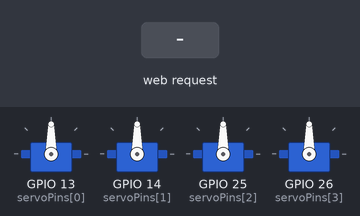
This sketch was run on a simulated ESP32. Parts: 4 × servo. The test bench sets the inputs (shaded band). What the sketch prints to the serial monitor is not drawn.

Above: at 1.2 s.
1.3 s: HTTP request GET /move?id=1&dir=1 received
At 2.0 s:
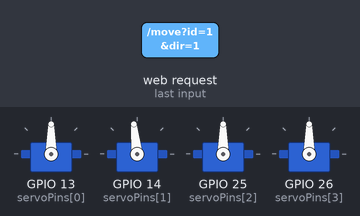
2.8 s: HTTP request GET /move?id=1&dir=1 received
At 4.3 s:
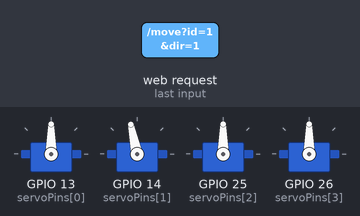
Timing chart, 0 to 5.8 s (numbered marks = the images above; inputs shaded):
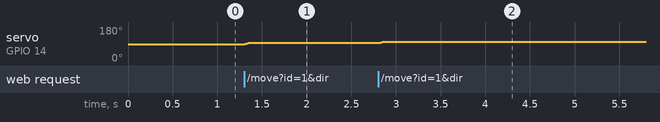

Measured:
- after the input at 1.3 s, servo on GPIO 14 (servoPins[1]): 90° → 96° at once
- after the input at 2.8 s, servo on GPIO 14 (servoPins[1]): 96° → 102° at once

The sketch:

robotic_arm.ino
```cpp
#include <WiFi.h>
#include <WebServer.h>
#include <ESP32Servo.h>

const char* ssid = "RobotArm";
const char* password = "12345678";

WebServer server(80);

Servo servo[4];
const int servoPins[4] = {13, 14, 25, 26};

int currentAngle[4] = {90, 90, 90, 90};
int targetAngle[4] = {90, 90, 90, 90};

const int MIN_ANGLE = 0;
const int MAX_ANGLE = 180;

const int STEP_SIZE[4] = {6, 6, 6, 12};
const int MOVE_STEP[4] = {1, 1, 1, 2};

const unsigned long MOVE_INTERVAL = 8;

unsigned long lastMove = 0;

const char webpage[] PROGMEM = R"rawliteral(
<!DOCTYPE html>
<html lang="en">
<head>
<meta charset="UTF-8">
<meta name="viewport" content="width=device-width, initial-scale=1, user-scalable=no">
<title>ROBOT ARM</title>

<style>
* { box-sizing: border-box; -webkit-tap-highlight-color: transparent; }

body {
  margin: 0;
  padding: 18px;
  min-height: 100vh;
  background: radial-gradient(circle at top, #14233f 0%, #0b1120 60%);
  color: #fff;
  font-family: system-ui, -apple-system, "Segoe UI", Roboto, Arial, sans-serif;
  user-select: none;
  -webkit-user-select: none;
}

.container { max-width: 620px; margin: auto; }

header { text-align: center; padding: 14px 0 18px; }

header h1 {
  margin: 0;
  font-size: 28px;
  letter-spacing: 4px;
  color: #38bdf8;
  text-shadow: 0 0 18px rgba(56,189,248,.45);
}

header p {
  margin: 6px 0 0;
  color: #94a3b8;
  font-size: 12px;
  letter-spacing: 2px;
}

.status {
  display: flex;
  align-items: center;
  justify-content: center;
  gap: 10px;
  background: #121f33;
  border: 1px solid #1e3a52;
  border-radius: 12px;
  padding: 12px;
  margin-bottom: 18px;
  font-size: 13px;
  letter-spacing: 1px;
  color: #4ade80;
}

.dot {
  width: 10px;
  height: 10px;
  border-radius: 50%;
  background: #4ade80;
  box-shadow: 0 0 10px #4ade80;
  animation: pulse 1.6s infinite;
}

.status.error { color: #f87171; }

.status.error .dot {
  background: #f87171;
  box-shadow: 0 0 10px #f87171;
  animation: none;
}

@keyframes pulse { 50% { opacity: .35; } }

.card {
  background: linear-gradient(145deg, #182640, #101a2c);
  border: 1px solid #263850;
  border-radius: 18px;
  padding: 16px 18px;
  margin-bottom: 14px;
  box-shadow: 0 6px 18px rgba(0,0,0,.3);
}

.row {
  display: flex;
  align-items: center;
  justify-content: space-between;
  gap: 12px;
}

.badge {
  width: 38px;
  height: 38px;
  flex: none;
  border-radius: 12px;
  background: #0f2a40;
  border: 1px solid #1f4a6b;
  color: #38bdf8;
  display: flex;
  align-items: center;
  justify-content: center;
  font-weight: bold;
  font-size: 15px;
}

.info { flex: 1; min-width: 0; }

.info h2 {
  margin: 0 0 3px;
  font-size: 16px;
  letter-spacing: 1px;
}

.info p {
  margin: 0;
  color: #94a3b8;
  font-size: 12px;
}

.angle { text-align: right; min-width: 56px; }

.angle b {
  font-size: 22px;
  color: #38bdf8;
  font-variant-numeric: tabular-nums;
}

.angle span { color: #64748b; font-size: 12px; }

.bar {
  height: 8px;
  border-radius: 8px;
  background: #0b1424;
  border: 1px solid #1e2f47;
  margin: 14px 0;
  overflow: hidden;
}

.fill {
  height: 100%;
  width: 50%;
  background: linear-gradient(90deg, #0284c7, #38bdf8);
  border-radius: 8px;
  transition: width .15s linear;
}

.controls { display: flex; gap: 12px; }

.arrow {
  flex: 1;
  height: 54px;
  border-radius: 15px;
  border: 1px solid #334e68;
  background: #243750;
  color: #38bdf8;
  display: flex;
  align-items: center;
  justify-content: center;
  cursor: pointer;
  touch-action: none;
  transition: .12s;
}

.arrow svg { width: 26px; height: 26px; }

.arrow:active, .arrow.hold {
  background: #0284c7;
  color: #fff;
  transform: scale(.96);
  box-shadow: 0 0 16px rgba(2,132,199,.6);
}

.home {
  width: 100%;
  padding: 16px;
  border: none;
  border-radius: 14px;
  margin-top: 6px;
  background: linear-gradient(90deg, #0284c7, #0ea5e9);
  color: #fff;
  font-size: 15px;
  font-weight: bold;
  letter-spacing: 2px;
  display: flex;
  align-items: center;
  justify-content: center;
  gap: 10px;
  cursor: pointer;
}

.home svg { width: 22px; height: 22px; }

.home:active {
  filter: brightness(.85);
  transform: scale(.99);
}

footer {
  text-align: center;
  color: #64748b;
  font-size: 11px;
  letter-spacing: 2px;
  padding: 20px;
}

@media (max-width: 380px) {
  .card { padding: 12px; }
  .arrow { height: 48px; }
}
</style>
</head>

<body>
<div class="container">

<header>
  <h1>ROBOT ARM</h1>
  <p>4-AXIS MOTION CONTROL</p>
</header>

<div class="status" id="status">
  <span class="dot"></span>
  <span id="statusText">SYSTEM CONNECTED</span>
</div>

<div id="servoCards"></div>

<button class="home" onclick="homePosition()">
  <svg viewBox="0 0 24 24" fill="none" stroke="currentColor" stroke-width="2" stroke-linecap="round" stroke-linejoin="round">
    <path d="M3 11l9-8 9 8"/>
    <path d="M5 10v10h5v-6h4v6h5V10"/>
  </svg>
  HOME POSITION
</button>

<footer>ESP32 WIRELESS SERVO CONTROLLER</footer>

</div>

<script>
const names = ["BASE", "SHOULDER", "ELBOW", "WRIST"];
const details = ["Base rotation", "Vertical arm movement", "Elbow movement", "Wrist movement"];

const MIN = 10, MAX = 170;

const LEFT = '<svg viewBox="0 0 24 24" fill="none" stroke="currentColor" stroke-width="3" stroke-linecap="round" stroke-linejoin="round"><path d="M15 5l-7 7 7 7"/></svg>';

const RIGHT = '<svg viewBox="0 0 24 24" fill="none" stroke="currentColor" stroke-width="3" stroke-linecap="round" stroke-linejoin="round"><path d="M9 5l7 7-7 7"/></svg>';

const cards = document.getElementById("servoCards");

let html = "";

for (let i = 0; i < 4; i++) {
  html += `
  <div class="card">
    <div class="row">
      <div class="badge">${i + 1}</div>
      <div class="info">
        <h2>${names[i]}</h2>
        <p>${details[i]}</p>
      </div>
      <div class="angle">
        <b id="a${i}">90</b><span>&deg;</span>
      </div>
    </div>
    <div class="bar">
      <div class="fill" id="f${i}"></div>
    </div>
    <div class="controls">
      <button class="arrow" data-id="${i}" data-dir="-1">${LEFT}</button>
      <button class="arrow" data-id="${i}" data-dir="1">${RIGHT}</button>
    </div>
  </div>`;
}

cards.innerHTML = html;

function setStatus(text, error) {
  document.getElementById("status").className = "status" + (error ? " error" : "");
  document.getElementById("statusText").textContent = text;
}

function send(url) {
  fetch(url)
    .then(r => {
      if (!r.ok) throw new Error();
      return r.text();
    })
    .then(t => setStatus(t, false))
    .catch(() => setStatus("CONNECTION ERROR", true));
}

function moveServo(id, dir) {
  send(`/move?id=${id}&dir=${dir}`);
}

function homePosition() {
  send("/home");
}

let timer = null;

function startHold(btn) {
  stopHold();

  btn.classList.add("hold");

  const id = btn.dataset.id;
  const dir = btn.dataset.dir;

  moveServo(id, dir);

  timer = setInterval(() => moveServo(id, dir), 100);
}

function stopHold() {
  if (timer) {
    clearInterval(timer);
    timer = null;
  }

  document.querySelectorAll(".arrow.hold").forEach(b => b.classList.remove("hold"));
}

document.querySelectorAll(".arrow").forEach(btn => {
  btn.addEventListener("pointerdown", e => {
    e.preventDefault();
    startHold(btn);
  });
});

["pointerup", "pointercancel", "pointerleave"].forEach(ev =>
  document.addEventListener(ev, stopHold)
);

document.addEventListener("contextmenu", e => e.preventDefault());

function updateAngles() {
  fetch("/state")
    .then(r => r.text())
    .then(t => {
      t.split(",").forEach((v, i) => {
        const a = parseInt(v);

        document.getElementById("a" + i).textContent = a;

        document.getElementById("f" + i).style.width =
          ((a - MIN) / (MAX - MIN) * 100) + "%";
      });
    })
    .catch(() => {});
}

setInterval(updateAngles, 300);
updateAngles();
</script>

</body>
</html>
)rawliteral";

void handleMove() {
  if (!server.hasArg("id") || !server.hasArg("dir")) {
    server.send(400, "text/plain", "INVALID REQUEST");
    return;
  }

  int id = server.arg("id").toInt();
  int direction = server.arg("dir").toInt();

  if (id < 0 || id >= 4 || (direction != 1 && direction != -1)) {
    server.send(400, "text/plain", "INVALID COMMAND");
    return;
  }

  targetAngle[id] += direction * STEP_SIZE[id];
  targetAngle[id] = constrain(targetAngle[id], MIN_ANGLE, MAX_ANGLE);

  String msg = "SERVO ";
  msg += String(id + 1);
  msg += " MOVING";

  server.send(200, "text/plain", msg);
}

void handleHome() {
  for (int i = 0; i < 4; i++) {
    targetAngle[i] = 90;
  }

  server.send(200, "text/plain", "RETURNING TO HOME");
}

void handleState() {
  String s = "";

  for (int i = 0; i < 4; i++) {
    s += String(currentAngle[i]);

    if (i < 3) s += ",";
  }

  server.send(200, "text/plain", s);
}

void smoothServoMovement() {
  unsigned long now = millis();

  if (now - lastMove < MOVE_INTERVAL) return;

  lastMove = now;

  for (int i = 0; i < 4; i++) {
    if (currentAngle[i] < targetAngle[i]) {
      currentAngle[i] = min(currentAngle[i] + MOVE_STEP[i], targetAngle[i]);
      servo[i].write(currentAngle[i]);
    }
    else if (currentAngle[i] > targetAngle[i]) {
      currentAngle[i] = max(currentAngle[i] - MOVE_STEP[i], targetAngle[i]);
      servo[i].write(currentAngle[i]);
    }
  }
}

void setup() {
  Serial.begin(115200);

  for (int i = 0; i < 4; i++) {
    servo[i].setPeriodHertz(50);
    servo[i].attach(servoPins[i], 600, 2300);
    servo[i].write(90);
  }

  WiFi.softAP(ssid, password);

  Serial.println();
  Serial.println("ROBOT ARM STARTED");
  Serial.print("Connect to WiFi: ");
  Serial.println(ssid);
  Serial.print("Website IP: ");
  Serial.println(WiFi.softAPIP());

  server.on("/", HTTP_GET, []() {
    server.send_P(200, "text/html; charset=utf-8", webpage);
  });

  server.on("/move", HTTP_GET, handleMove);
  server.on("/home", HTTP_GET, handleHome);
  server.on("/state", HTTP_GET, handleState);

  server.begin();

  Serial.println("WEB SERVER READY");
}

void loop() {
  server.handleClient();
  smoothServoMovement();
}
```
